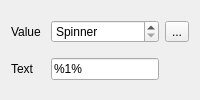
                 <widget class="QWidget" name="progPage">
                  <layout class="QGridLayout" name="gridLayout_6">
                   <item row="0" column="1">
                    <widget class="QSpinBox" name="progVal">
                     <property name="sizePolicy">
                      <sizepolicy hsizetype="Preferred" vsizetype="Fixed">
                       <horstretch>0</horstretch>
                       <verstretch>0</verstretch>
                      </sizepolicy>
                     </property>
                     <property name="buttonSymbols">
                      <enum>QAbstractSpinBox::UpDownArrows</enum>
                     </property>
                     <property name="specialValueText">
                      <string>Spinner</string>
                     </property>
                     <property name="minimum">
                      <number>-1</number>
                     </property>
                     <property name="maximum">
                      <number>100</number>
                     </property>
                     <property name="stepType">
                      <enum>QAbstractSpinBox::AdaptiveDecimalStepType</enum>
                     </property>
                     <property name="value">
                      <number>-1</number>
                     </property>
                    </widget>
                   </item>
                   <item row="0" column="2">
                    <widget class="QToolButton" name="btnResetProgVal">
                     <property name="toolTip">
                      <string>Remove widget value</string>
                     </property>
                     <property name="text">
                      <string>...</string>
                     </property>
                     <property name="icon">
                      <iconset resource="../resource/resource.qrc">
                       <normaloff>:/16x16_ico_png/reset.png</normaloff>:/16x16_ico_png/reset.png</iconset>
                     </property>
                     <property name="autoRaise">
                      <bool>false</bool>
                     </property>
                     <property name="arrowType">
                      <enum>Qt::NoArrow</enum>
                     </property>
                    </widget>
                   </item>
                   <item row="0" column="0">
                    <widget class="QLabel" name="label_9">
                     <property name="text">
                      <string>Value</string>
                     </property>
                    </widget>
                   </item>
                   <item row="1" column="0">
                    <widget class="QLabel" name="label_10">
                     <property name="text">
                      <string>Text</string>
                     </property>
                    </widget>
                   </item>
                   <item row="1" column="1">
                    <widget class="QLineEdit" name="progText">
                     <property name="sizePolicy">
                      <sizepolicy hsizetype="Preferred" vsizetype="Fixed">
                       <horstretch>0</horstretch>
                       <verstretch>0</verstretch>
                      </sizepolicy>
                     </property>
                     <property name="text">
                      <string>%1%</string>
                     </property>
                    </widget>
                   </item>
                  </layout>
                 </widget>
